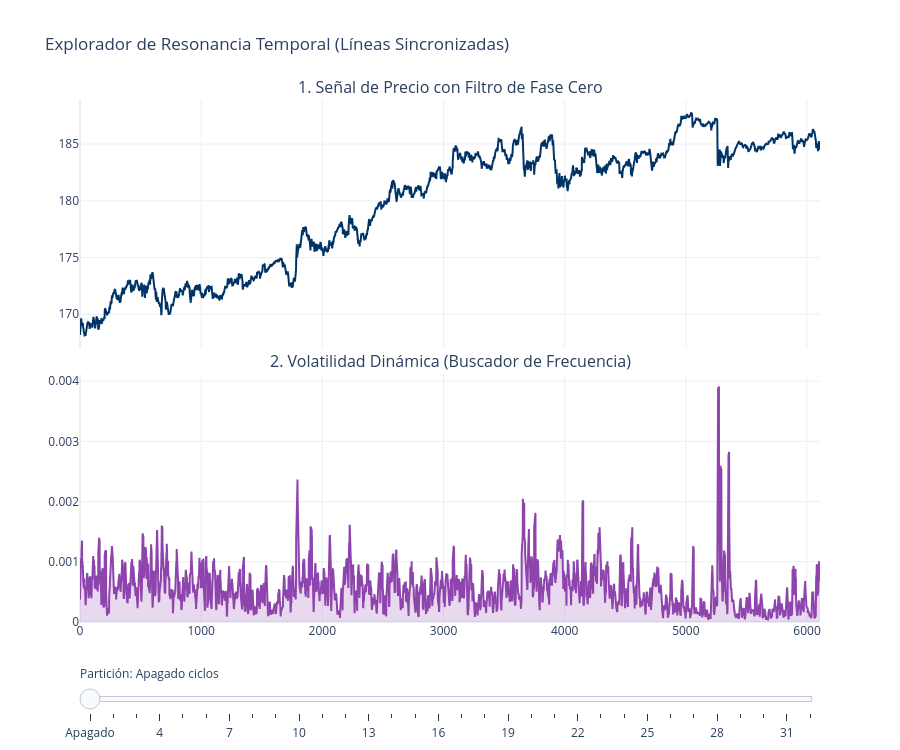

Source (notebook cell):
### Code cell
# =====================================================================
# 5 EXPLORADOR DE RESONANCIA TEMPORAL (SELECTOR DE CICLOS CON LÍNEAS ROJAS)
# =====================================================================
print("-> Inicializando Explorador de Resonancia Temporal...")

n_total = len(df_completo)
indices = np.arange(n_total)

# Configuración de subplots con compartición de eje X
fig = make_subplots(rows=2, cols=1, shared_xaxes=True, vertical_spacing=0.05,
                    subplot_titles=('1. Señal de Precio con Filtro de Fase Cero',
                                    '2. Volatilidad Dinámica (Buscador de Frecuencia)'))

# --- PANEL 1: PRECIO PURIFICADO ---
fig.add_trace(go.Scatter(
    x=indices, y=df_completo['Kalman_ZeroLag'], mode='lines', name='Señal Limpia',
    line=dict(color='#003366', width=2)
), row=1, col=1)

# --- PANEL 2: VOLATILIDAD DINÁMICA ---
fig.add_trace(go.Scatter(
    x=indices, y=df_completo['Volatilidad_Hibrida'], mode='lines', name='Volatilidad',
    line=dict(color='#8E44AD', width=2), fill='tozeroy',
    fillcolor='rgba(142, 68, 173, 0.2)'
), row=2, col=1)

# --- MOTOR MATEMÁTICO DEL SLIDER (PARTICIONES ROJAS) ---
pasos_slider = []
# Opción para apagar las líneas
pasos_slider.append(dict(method="relayout", args=["shapes", []], label="Apagado"))

# Generamos las particiones dinámicas del espacio muestral (de 2 a 32 ciclos)
for particiones in range(2, 33):
    cortes_exactos = np.linspace(0, n_total, particiones + 1)

    formas_lineas = []
    for corte in cortes_exactos:
        # Dibujamos líneas verticales rojas punteadas que cruzan ambos paneles simultáneamente (yref="paper")
        formas_lineas.append(dict(
            type="line",
            xref="x",
            yref="paper",
            x0=corte, x1=corte,
            y0=0, y1=1,
            line=dict(color="red", width=1.5, dash="dot")
        ))

    pasos_slider.append(dict(
        method="relayout",
        args=["shapes", formas_lineas],
        label=str(particiones)
    ))

# Configuración del menú desplegable del Slider
sliders = [dict(
    active=0,
    currentvalue={"prefix": "Partición: ", "suffix": " ciclos"},
    pad={"t": 40},
    steps=pasos_slider
)]

# Configuración estética final (Sin RangeSlider inferior para evitar conflictos de renderizado)
fig.update_layout(
    title='Explorador de Resonancia Temporal (Líneas Sincronizadas)',
    height=750,
    hovermode='x unified',
    template='plotly_white',
    sliders=sliders,
    showlegend=False
)

fig.update_xaxes(rangeslider_visible=False)
fig.show()
